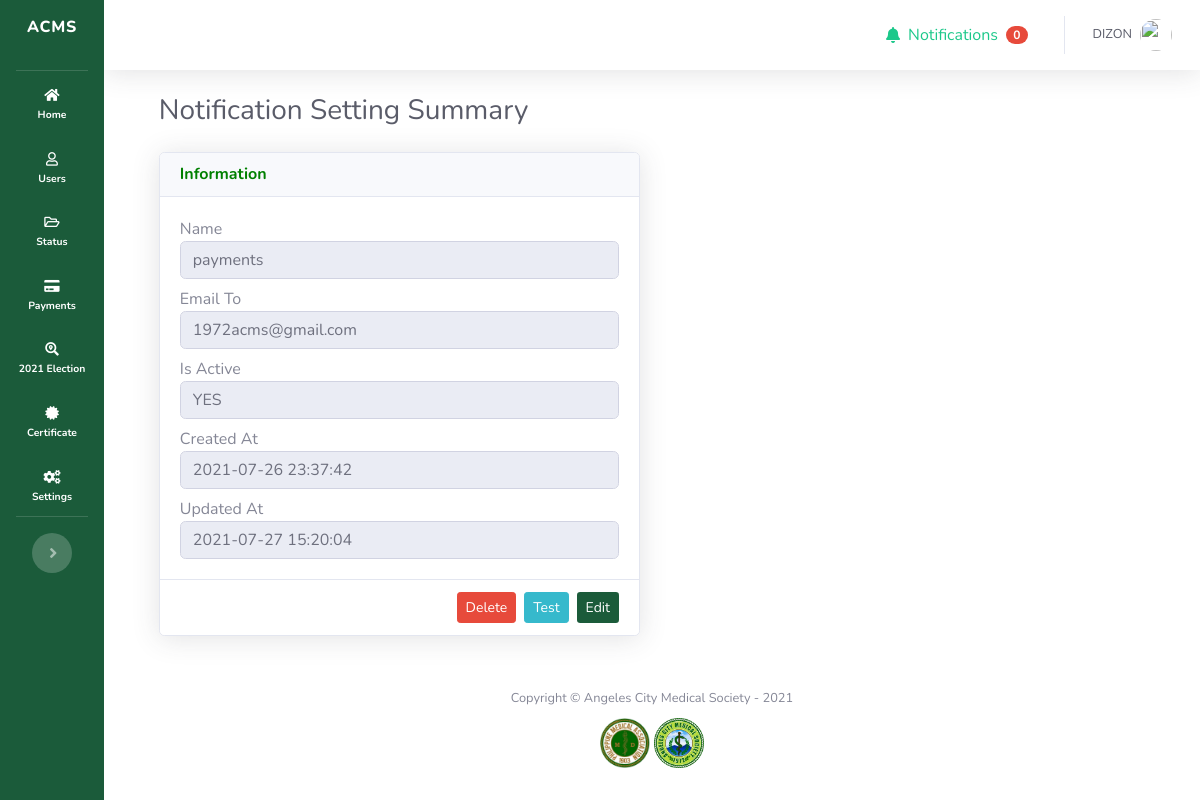
Screenshot of /admin/view_notification_setting.php?setting_id=1 (signed in) with the database file from the repository.
### tables this page shows
CREATE TABLE `settings_notification` (
  `id` int(11) NOT NULL,
  `name` varchar(255) NOT NULL,
  `is_active` tinyint(1) NOT NULL DEFAULT 0,
  `email_to` varchar(255) DEFAULT NULL,
  `created_at` datetime NOT NULL DEFAULT current_timestamp(),
  `updated_at` datetime NOT NULL DEFAULT current_timestamp()
);

### admin/view_notification_setting.php (the view, shortened to what this page needs)
<?php
    include('sidebar.php');
    $setting           =  mysqli_fetch_assoc($mysqli->query("SELECT * FROM settings_notification WHERE id={$_GET['setting_id']}"));
?>
    <div id="content-wrapper" class="d-flex flex-column">
      <div id="content">
<?php require('topbar.php'); ?>
        <div class="container-fluid">
          <div class="d-sm-flex align-items-center justify-content-between mb-4">
            <h1 class="h3 mb-0 text-gray-800">Notification Setting Summary</h1>
          </div>
          <div class="row">
            <div class="col-md-12">
              <div class="row">
                <div class="col-md-6">
                    <div class="card shadow">
                        <div class="card-header">
                            <h6 class="m-0 font-weight-bold" style="color: green;">Information</h6>
                        </div>
                        <div class="card-body">
                            <div class="row">
                                <div class="col-md-12">
                                    Name
                                </div>
                                <div class="col-md-12">
                                    <input type="text" class="form-control" value="<?=$setting['name']?>" readonly>
                                </div>
                            </div>
                            <div class="row mt-2">
                                <div class="col-md-12">
                                    Email To
                                </div>
                                <div class="col-md-12">
                                    <input type="text" class="form-control" value="<?=$setting['email_to'] ?? 'NONE'?>" readonly>
                                </div>
                            </div>
                            <div class="row mt-2">
                                <div class="col-md-12">
                                    Is Active
                                </div>
                                <div class="col-md-12">
                                    <input type="text" class="form-control" value="<?=$setting['is_active'] == 1 ? 'YES' : 'NO'?> " readonly>
                                </div>
                            </div>
                            <div class="row mt-2">
                                <div class="col-md-12">
                                    Created At
                                </div>
                                <div class="col-md-12">
                                    <input type="text" class="form-control" value="<?=$setting['created_at']?>" readonly>
                                </div>
                            </div>
                            <div class="row mt-2">
                                <div class="col-md-12">
                                    Updated At
                                </div>
                                <div class="col-md-12">
                                    <input type="text" class="form-control" value="<?=$setting['updated_at']?>" readonly>
                                </div>
                            </div>
                        </div>
                        <div class="card-footer bg-white d-flex justify-content-end">
                          <form action="process_notification_settings.php" method="POST" class='align-self-start mr-2'>
                            <button type="submit" name="delete_setting" class="btn btn-sm btn-danger text-white">
                                Delete
                            </button>
                          </form>
                          <form action="process_notification_settings.php" method="POST" class='align-self-start mr-2'>
                            <button type="submit" name="test_setting" class="btn btn-sm btn-info text-white">
                                Test
                            </button>
                          </form>
                          <button class="btn btn-sm bg-gradient-primary text-white" data-toggle="modal" data-target="#modal_edit_setting">
                            Edit
                          </button>
                        </div>
                    </div>
                </div>
              </div>
            </div>
          </div>
          </div>
        </div>
<?php
  include('footer.php');
?>

### admin/sidebar.php (style rules this page uses)
.bg-gradient-primary { background-color: #1b5b3a !important; background-image: none !important; background-image: none !important; background-size: cover !important; }
.container-fluid { background-color: white; padding-left: 5% !important; padding-right: 5% !important; }
#content-wrapper { background-color: white !important; }
::placeholder { opacity: 0.7 !important; }

### rows the page displays
settings_notification: name "payments", email_to "1972acms@gmail.com", is_active "YES", created_at "2021-07-26 23:37:42", updated_at "2021-07-27 15:20:04"

### other values shown
$unread "0"
$_SESSION['full_name'] "DIZON"
